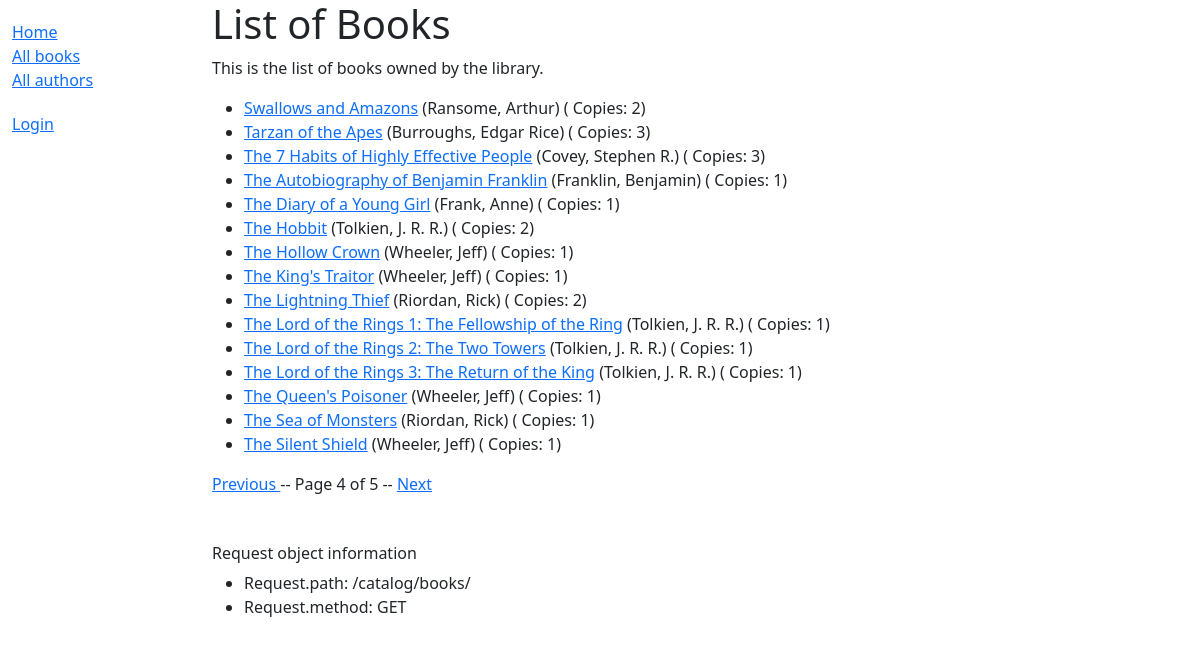
The app's page /catalog/books/?page=4, older data.
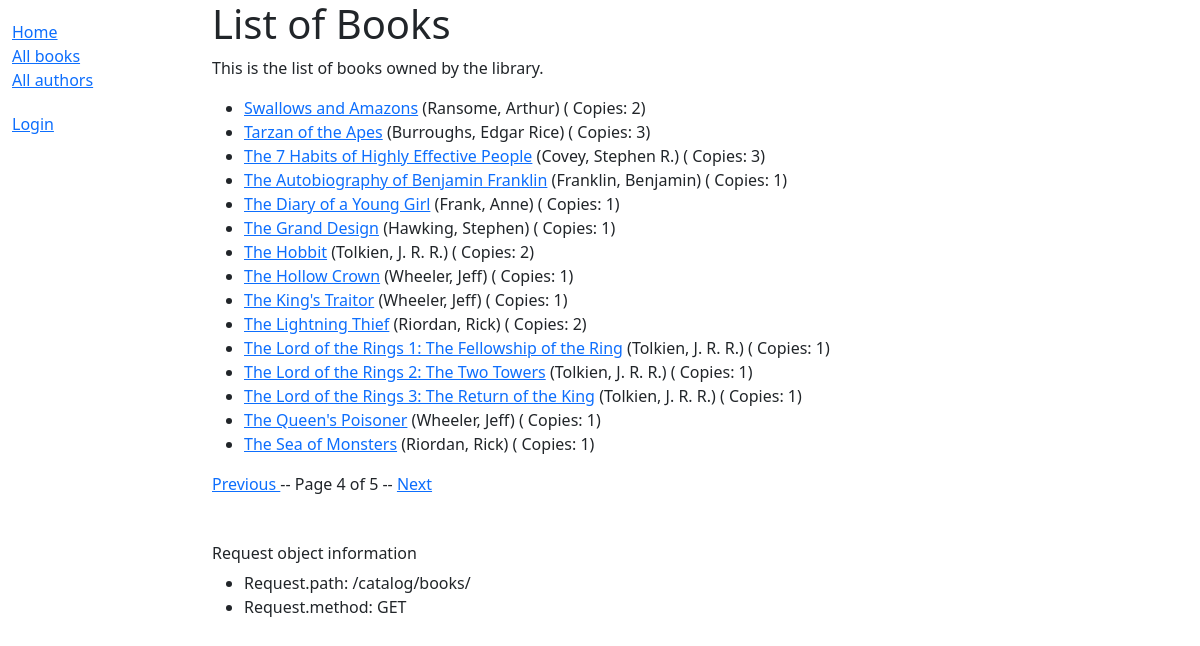
The same page, newer data.
### catalog/models.py (models this page shows, shortened)
class Book(models.Model):
    title = models.CharField(max_length=200)
    author = models.ForeignKey('Author', on_delete=models.RESTRICT, null=True)
    summary = models.TextField(
        max_length=1000,
        help_text="Enter a brief description of the book",
    )
    isbn = models.CharField(
        'ISBN',
        max_length=13,
        unique=True,
        help_text='13 Character <a href="https://www.isbn-international.org/'
                  'content/what-isbn">ISBN number</a>',
    )
    genre = models.ManyToManyField(
        Genre,
        help_text="Select a genre for this book",
    )   # each genre can have many books and a book can have multiple genres
    def display_genre(self):
        """Create a string for the Genre. Required to display in Admin."""
        return '; '.join(genre.name for genre in self.genre.all()[:3])
    display_genre.short_description = 'Genre'
    language = models.ForeignKey(
        Language, on_delete=models.SET_NULL, null=True
    )
    def get_absolute_url(self):
        return reverse('catalog:book-detail', args=[str(self.id)])
    class Meta:
        ordering = ['title', 'author']

class Author(models.Model):
    first_name = models.CharField(max_length=100)
    last_name = models.CharField(max_length=100)
    date_of_birth = models.DateField(null=True, blank=True)
    date_of_death = models.DateField('died', null=True, blank=True)
    class Meta:
        ordering = ['last_name', 'first_name']
    def __str__(self) -> str:
        return f'{self.last_name}, {self.first_name}'

### catalog/views.py (the view)
# urls.py: path('books/', views.BookListView.as_view(), name='books'),
class BookListView(generic.ListView):
    model = Book
    paginate_by = 15
    def get_context_data(self, **kwargs: Any) -> dict[str, Any]:
        context = super().get_context_data(**kwargs)
        context['some_data'] = 'Some other data'
        return context

### catalog/templates/catalog/book_list.html (shortened to what this page needs)
{% extends 'base_generic.html' %}
{% block content %}
    <h1>List of Books</h1>
    <p>
        This is the list of books owned by the library.
    </p>
    {% if object_list %}
        <ul>
            {% for book in object_list %}
                <li>
                    <a href="{{ book.get_absolute_url }}">{{ book.title }}</a>
                    ({{ book.author }}) ( Copies: {{ book.bookinstance_set.count }})
                </li>
            {% endfor %}
        </ul>
    {% else %}
        <p>There are not books in the library.</p>
    {% endif %}
{% endblock %}

Row changes from the older to the newer data that the page shows:
no longer on this page (row unchanged): Book: title "The Silent Shield", author "Wheeler, Jeff", bookinstance_set.count "1"
added Book: title "The Grand Design", author "Hawking, Stephen", bookinstance_set.count "1"
